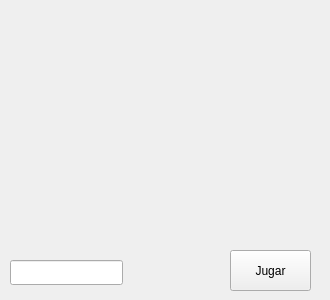
<?xml version="1.0" encoding="UTF-8"?>
<ui version="4.0">
 <class>MainWindow</class>
 <widget class="QMainWindow" name="MainWindow">
  <property name="geometry">
   <rect>
    <x>0</x>
    <y>0</y>
    <width>330</width>
    <height>300</height>
   </rect>
  </property>
  <property name="windowTitle">
   <string>MainWindow</string>
  </property>
  <widget class="QWidget" name="centralWidget">
   <widget class="QPushButton" name="btnJugar">
    <property name="geometry">
     <rect>
      <x>230</x>
      <y>250</y>
      <width>81</width>
      <height>41</height>
     </rect>
    </property>
    <property name="text">
     <string>Jugar</string>
    </property>
   </widget>
   <widget class="QLineEdit" name="lineEdit">
    <property name="geometry">
     <rect>
      <x>10</x>
      <y>260</y>
      <width>113</width>
      <height>25</height>
     </rect>
    </property>
   </widget>
   <widget class="QLabel" name="label">
    <property name="geometry">
     <rect>
      <x>0</x>
      <y>0</y>
      <width>331</width>
      <height>301</height>
     </rect>
    </property>
    <property name="autoFillBackground">
     <bool>false</bool>
    </property>
    <property name="text">
     <string/>
    </property>
    <property name="pixmap">
     <pixmap resource="images.qrc">:/Images/logo-scrabble.png</pixmap>
    </property>
    <property name="scaledContents">
     <bool>true</bool>
    </property>
   </widget>
   <zorder>label</zorder>
   <zorder>btnJugar</zorder>
   <zorder>lineEdit</zorder>
  </widget>
 </widget>
 <layoutdefault spacing="6" margin="11"/>
 <resources>
  <include location="images.qrc"/>
 </resources>
 <connections/>
</ui>
